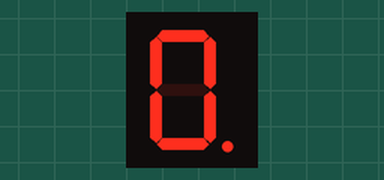
Recording of a sketch running on a simulated Arduino Uno, built with avr-gcc and run on an emulated ATmega328P. On the bench: 1-digit seven-segment display. Wiring (inferred from the names in the program): 1-digit 7-segment display, segments lit when LOW: segments pin 7, pin 6, pin 5, pin 11, pin 10, pin 8, pin 9, pin 4. The segment pins are drawn as the display they are named for.

Above: at 0.1 s.
At 1.1 s:
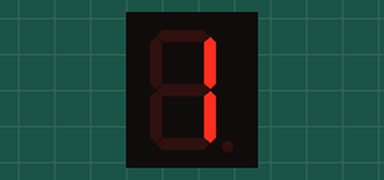
At 2.1 s:
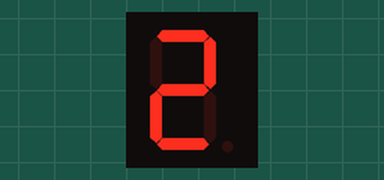
At 5.1 s:
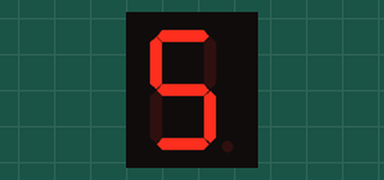
At 7.1 s:
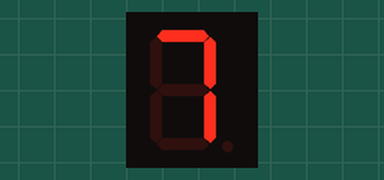
At 10.1 s:
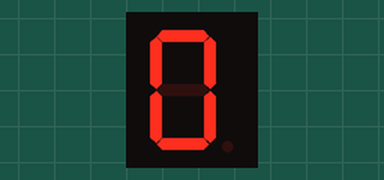

Measured:
- by itself, everything shown: repeats every 10.0 s, in 10 steps
- what the display in image 1 shows lasts 1.0 s, from 1.0 s to 2.0 s

The sketch:

TimerDemo.ino
```cpp
//For Arduino Start kit
//Compatible with all Arduino version //Last updated 2011-1-13 //www.dfrobot.com
//7 segment Display Lesson
//The LED Display has a common anode //Define the Pinout of 7 segment display


/*
Pinouts
1: Digit 1             - 16: B
2: Digit 2             - 15: G
3: D                   - 14: A
4: Colon Anode         - 13: C
5: E                   - 12: Colon Cathode
6: Digit 3             - 11: F
7: Decimal Point       - 10:Apostrophe Anode
8: Digit 4             - 9: Apostrophe Cathode
*/

int a=7;
int b=6;
int c=5;
int d=11;
int e=10;
int f=8;
int g=9;
int dp=4;

//Display Number 0
void digital_0(void)
{
unsigned char j;
for(j=6;j<=11;j++)//Set the rest Segments to high which turn off this segment.
digitalWrite(j,LOW);
digitalWrite(g,HIGH); // Segment to low which lights this segment digitalWrite(b,LOW);//Set B Segment to low which lights this segment

}


//Display Number 1
void digital_1(void)
{
unsigned char j;
digitalWrite(c,LOW);//Set C Segment to low which lights this segment digitalWrite(b,LOW);//Set B Segment to low which lights this segment
for(j=7;j<=11;j++)//Set the rest Segments to high which turn off this segment.
digitalWrite(j,HIGH);
digitalWrite(dp,HIGH);//Turn off DP segment (the little dot on the right down part)
}
//Display Number 2
void digital_2(void) {
unsigned char j;
digitalWrite(b,LOW);
digitalWrite(a,LOW);
for(j=9;j<=11;j++)
digitalWrite(j,LOW);
digitalWrite(dp,HIGH);
digitalWrite(c,HIGH);
digitalWrite(f,HIGH);
}
//Display Number 3
void digital_3(void) {
unsigned char j;
digitalWrite(g,LOW);
digitalWrite(d,LOW);

for(j=5;j<=7;j++)
digitalWrite(j,LOW);

digitalWrite(dp,HIGH);
digitalWrite(f,HIGH);
digitalWrite(e,HIGH);

}
//Display Number 4
void digital_4(void) {
digitalWrite(c,LOW);
digitalWrite(b,LOW);
digitalWrite(f,LOW);
digitalWrite(g,LOW);
digitalWrite(dp,HIGH);
digitalWrite(a,HIGH);
digitalWrite(e,HIGH);
digitalWrite(d,HIGH);
}
//Display Number 5
void digital_5(void) {
unsigned char j;
for(j=7;j<=9;j++)
digitalWrite(j,LOW);
digitalWrite(c,LOW);
digitalWrite(d,LOW);
digitalWrite(dp,HIGH);
digitalWrite(b,HIGH);
digitalWrite(e,HIGH);
}

//Display Number 6
void digital_6(void) {
unsigned char j;
for(j=7;j<=11;j++)
digitalWrite(j,LOW);
digitalWrite(c,LOW);
digitalWrite(dp,HIGH);
digitalWrite(b,HIGH);
}
//Display Number 7
void digital_7(void) {
unsigned char j;
for(j=5;j<=7;j++)
digitalWrite(j,LOW);
digitalWrite(dp,HIGH);
for(j=8;j<=11;j++)
digitalWrite(j,HIGH);
}

//Display Number 8
void digital_8(void) {
unsigned char j;
for(j=5;j<=11;j++)
digitalWrite(j,LOW);
digitalWrite(dp,HIGH);
}


//Display Number 8
void digital_9(void) {
unsigned char j;
for(j=5;j<=11;j++)
digitalWrite(j,LOW);
digitalWrite(e,HIGH);
digitalWrite(d,HIGH);
}

void setup() {
int i;//Set Pin Mode as output
for(i=4;i<=11;i++)
pinMode(i,OUTPUT);
}

void loop() {

digital_0();//Display Number 1
delay(1000);
digital_1();//Display Number 1
delay(1000);//Delay 1 seconds
digital_2();
delay(1000);
digital_3();
delay(1000);
digital_4();
delay(1000);
digital_5();
delay(1000);
digital_6();
delay(1000);
digital_7();
delay(1000);
digital_8();
delay(1000);
digital_9();
delay(1000);
}
```
